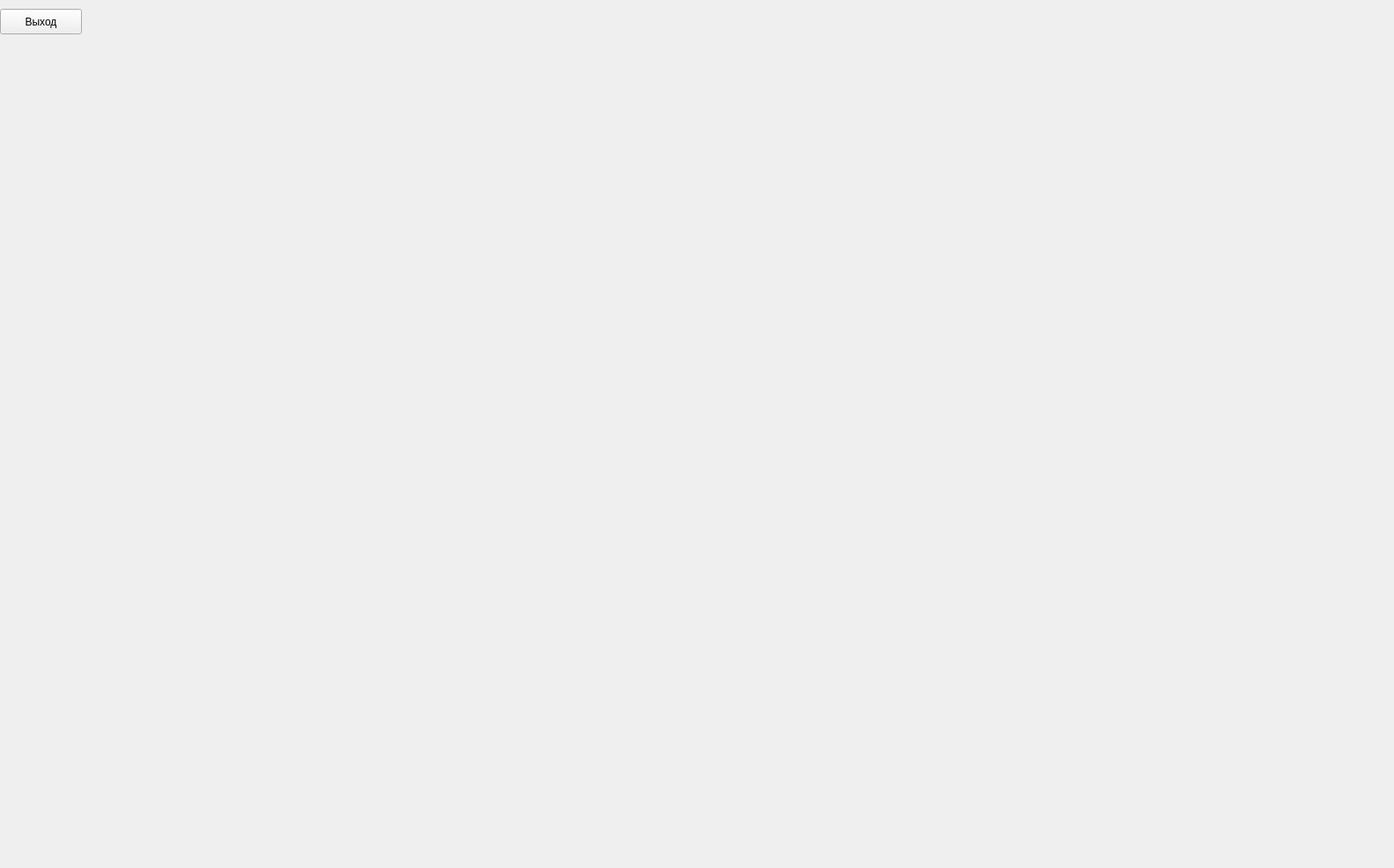
<?xml version="1.0" encoding="UTF-8"?>
<ui version="4.0">
 <class>Scene</class>
 <widget class="QWidget" name="Scene">
  <property name="geometry">
   <rect>
    <x>0</x>
    <y>0</y>
    <width>1583</width>
    <height>986</height>
   </rect>
  </property>
  <property name="windowTitle">
   <string>Form</string>
  </property>
  <widget class="QPushButton" name="pushButton">
   <property name="geometry">
    <rect>
     <x>0</x>
     <y>10</y>
     <width>93</width>
     <height>29</height>
    </rect>
   </property>
   <property name="text">
    <string>Выход</string>
   </property>
  </widget>
 </widget>
 <resources/>
 <connections/>
</ui>
